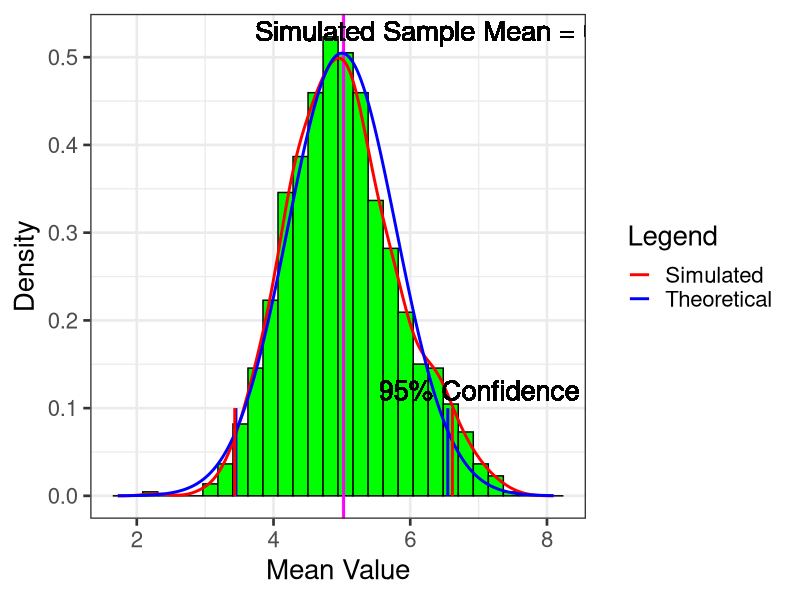
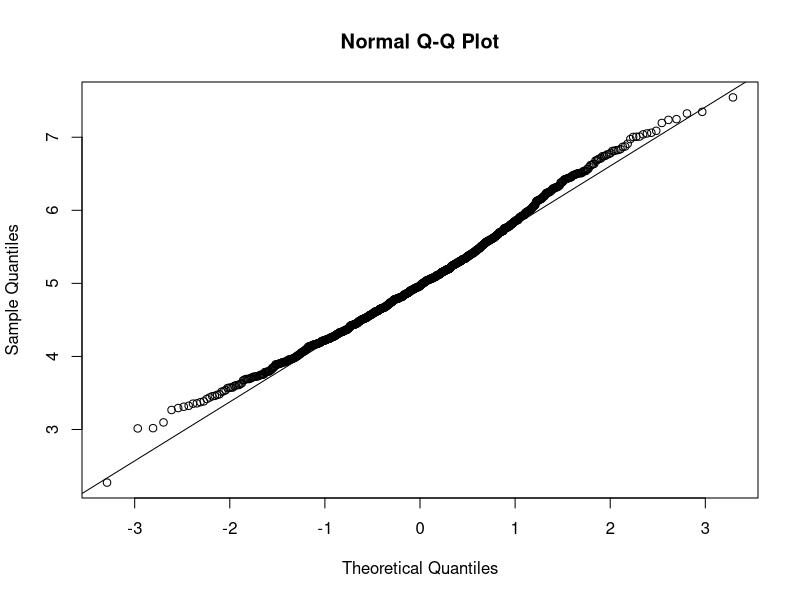

Source code (R) for these figures, in order:
library(ggplot2)
set.seed(9527)
nsamples<-40
nsim<-1000
lambda<-0.2
sim_data<-matrix(data=0,nrow=nsim,ncol=nsamples)
for (i in 1:nsim)
        sim_data[i,]<-rexp(nsamples,lambda)
exp_mean<-apply(sim_data,1,mean)
sample_mean<-mean(exp_mean)
sample_sd<-sd(exp_mean)
theoretical_mean<-1/lambda
theoretical_sd<-1/lambda/sqrt(nsamples)

mean_text<-paste(paste("Simulated Mean is",round(sample_mean,3)),paste("Comparing to Theoretical Mean is",round(theoretical_mean,3)))
mean_var<-paste(paste("Simulated Var is",round(sample_sd^2,3)),paste("Comparing to Theoretical Var is",round(theoretical_sd^2,3)))
mean_text
mean_var
conf_sim<-sample_mean+c(-1,1)*qnorm(0.975,0,sample_sd)
conf_the<-theoretical_mean+c(-1,1)*qnorm(0.975,0,theoretical_sd)
conf_text_low<-paste(paste("Simulated 95% Confidence Interval Lower Bound is",round(conf_sim,3)[1]),
                 paste("Comparing to Theoretical 95% Confidence Interval Lower Bound",round(conf_the,3)[1]))
conf_text_high<-paste(paste("Simulated 95% Confidence Interval Higher Bound is",round(conf_sim,3)[2]),
                     paste("Comparing to Theoretical 95% Confidence Interval Higher Bound",round(conf_the,3)[2]))
conf_text_low
conf_text_high

density_f<-density(exp_mean)
sample <- seq(min(density_f$x), max(density_f$x), length=length(exp_mean))
sim_density<-approx(density_f$x,density_f$y,sample)
theoretical_density <- dnorm(sample, mean=1/lambda, sd=(1/lambda/sqrt(nsamples)))
plotdata<-data.frame(sim=exp_mean)
plotdata$x<-sample
plotdata$sim_y<-sim_density$y
plotdata$the_y<-theoretical_density



figure<-ggplot(plotdata)
figure<-figure+geom_histogram(aes(x=sim,y=..density..), bins=30, colour="black",fill = "green")
figure<-figure+geom_vline(aes(xintercept = mean(sim)), colour="magenta",size=1,linetype=1)
figure<-figure+geom_text(aes(x=mean(sim)+1.6,label=paste("Simulated Sample Mean =",round(sd(sim),3))),y=0.53,size=7)
figure<-figure+geom_line(aes(x=x,y=sim_y,color='sim'),linetype=1,size=1)
figure<-figure+geom_line(aes(x=x,y=the_y,color='the'),linetype=1,size=1)
figure<-figure+scale_colour_manual(name="Legend",values=c("sim"="red", "the"="blue"),labels=c("Simulated","Theoretical"))
figure<-figure+theme_bw(base_size = 20)+xlab("Mean Value")+ylab('Density')
figure<-figure+annotate("segment", x = conf_the[1], xend = conf_the[1], y = 0, yend = 0.1,
                        colour = "blue",size=1)
figure<-figure+annotate("segment", x = conf_the[2], xend = conf_the[2], y = 0, yend = 0.1,
                        colour = "blue",size=1)
figure<-figure+annotate("segment", x = conf_sim[1], xend = conf_sim[1], y = 0, yend = 0.1,
                        colour = "red",size=1)
figure<-figure+annotate("segment", x = conf_sim[2], xend = conf_sim[2], y = 0, yend = 0.1,
                        colour = "red",size=1)
figure<-figure+geom_text(x = conf_sim[2]+1.1,y=0.12,size=7,label="95% Confidence Interval")
print(figure)

qqnorm(exp_mean)
qqline(exp_mean)



